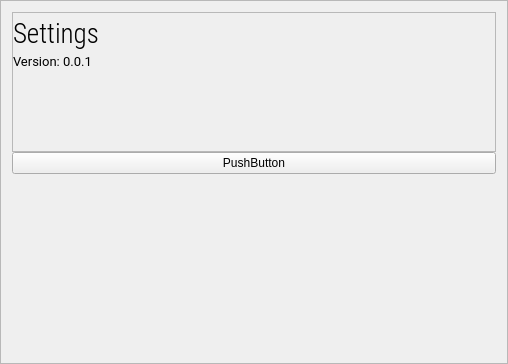
<?xml version="1.0" encoding="UTF-8"?>
<ui version="4.0">
 <class>Tab</class>
 <widget class="QFrame" name="Tab">
  <property name="geometry">
   <rect>
    <x>0</x>
    <y>0</y>
    <width>508</width>
    <height>364</height>
   </rect>
  </property>
  <property name="windowTitle">
   <string>Frame</string>
  </property>
  <property name="layoutDirection">
   <enum>Qt::LeftToRight</enum>
  </property>
  <property name="autoFillBackground">
   <bool>false</bool>
  </property>
  <property name="styleSheet">
   <string notr="true"/>
  </property>
  <property name="frameShape">
   <enum>QFrame::StyledPanel</enum>
  </property>
  <property name="frameShadow">
   <enum>QFrame::Raised</enum>
  </property>
  <layout class="QVBoxLayout" name="verticalLayout" stretch="0,1">
   <property name="spacing">
    <number>0</number>
   </property>
   <property name="sizeConstraint">
    <enum>QLayout::SetNoConstraint</enum>
   </property>
   <item alignment="Qt::AlignTop">
    <widget class="QFrame" name="frame">
     <property name="sizePolicy">
      <sizepolicy hsizetype="Preferred" vsizetype="Fixed">
       <horstretch>0</horstretch>
       <verstretch>0</verstretch>
      </sizepolicy>
     </property>
     <property name="minimumSize">
      <size>
       <width>0</width>
       <height>140</height>
      </size>
     </property>
     <property name="maximumSize">
      <size>
       <width>16777215</width>
       <height>140</height>
      </size>
     </property>
     <property name="frameShape">
      <enum>QFrame::StyledPanel</enum>
     </property>
     <property name="frameShadow">
      <enum>QFrame::Raised</enum>
     </property>
     <layout class="QVBoxLayout" name="info">
      <property name="spacing">
       <number>0</number>
      </property>
      <property name="leftMargin">
       <number>0</number>
      </property>
      <property name="topMargin">
       <number>0</number>
      </property>
      <property name="rightMargin">
       <number>0</number>
      </property>
      <property name="bottomMargin">
       <number>0</number>
      </property>
      <item>
       <widget class="QLabel" name="title">
        <property name="sizePolicy">
         <sizepolicy hsizetype="Preferred" vsizetype="Fixed">
          <horstretch>0</horstretch>
          <verstretch>0</verstretch>
         </sizepolicy>
        </property>
        <property name="minimumSize">
         <size>
          <width>0</width>
          <height>40</height>
         </size>
        </property>
        <property name="maximumSize">
         <size>
          <width>16777215</width>
          <height>40</height>
         </size>
        </property>
        <property name="baseSize">
         <size>
          <width>0</width>
          <height>0</height>
         </size>
        </property>
        <property name="font">
         <font>
          <family>Roboto Condensed Light</family>
          <pointsize>20</pointsize>
          <stylestrategy>PreferAntialias</stylestrategy>
         </font>
        </property>
        <property name="styleSheet">
         <string notr="true"/>
        </property>
        <property name="text">
         <string>Settings</string>
        </property>
       </widget>
      </item>
      <item>
       <widget class="QLabel" name="versionInfo">
        <property name="sizePolicy">
         <sizepolicy hsizetype="Preferred" vsizetype="Fixed">
          <horstretch>0</horstretch>
          <verstretch>0</verstretch>
         </sizepolicy>
        </property>
        <property name="minimumSize">
         <size>
          <width>0</width>
          <height>100</height>
         </size>
        </property>
        <property name="maximumSize">
         <size>
          <width>16777215</width>
          <height>100</height>
         </size>
        </property>
        <property name="font">
         <font>
          <family>Roboto</family>
          <pointsize>10</pointsize>
         </font>
        </property>
        <property name="styleSheet">
         <string notr="true"/>
        </property>
        <property name="text">
         <string notr="true">Version: 0.0.1</string>
        </property>
        <property name="textFormat">
         <enum>Qt::PlainText</enum>
        </property>
        <property name="alignment">
         <set>Qt::AlignLeading|Qt::AlignLeft|Qt::AlignTop</set>
        </property>
       </widget>
      </item>
     </layout>
    </widget>
   </item>
   <item>
    <layout class="QVBoxLayout" name="settings">
     <item alignment="Qt::AlignTop">
      <widget class="QPushButton" name="pushButton">
       <property name="text">
        <string>PushButton</string>
       </property>
      </widget>
     </item>
    </layout>
   </item>
  </layout>
 </widget>
 <resources>
  <include location="resources.qrc"/>
 </resources>
 <connections/>
</ui>
